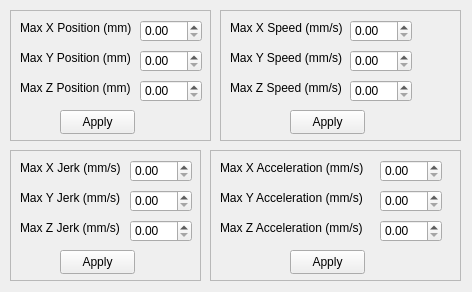
<?xml version="1.0" encoding="UTF-8"?>
<ui version="4.0">
 <class>Form</class>
 <widget class="QWidget" name="Form">
  <property name="geometry">
   <rect>
    <x>0</x>
    <y>0</y>
    <width>472</width>
    <height>292</height>
   </rect>
  </property>
  <property name="windowTitle">
   <string>Form</string>
  </property>
  <widget class="QFrame" name="frame">
   <property name="geometry">
    <rect>
     <x>10</x>
     <y>10</y>
     <width>201</width>
     <height>131</height>
    </rect>
   </property>
   <property name="frameShape">
    <enum>QFrame::StyledPanel</enum>
   </property>
   <property name="frameShadow">
    <enum>QFrame::Raised</enum>
   </property>
   <widget class="QDoubleSpinBox" name="maxZSpinbox">
    <property name="geometry">
     <rect>
      <x>130</x>
      <y>70</y>
      <width>62</width>
      <height>22</height>
     </rect>
    </property>
   </widget>
   <widget class="QLabel" name="label_3">
    <property name="geometry">
     <rect>
      <x>10</x>
      <y>70</y>
      <width>112</width>
      <height>16</height>
     </rect>
    </property>
    <property name="text">
     <string>Max Z Position (mm)</string>
    </property>
   </widget>
   <widget class="QDoubleSpinBox" name="maxYSpinbox">
    <property name="geometry">
     <rect>
      <x>130</x>
      <y>40</y>
      <width>62</width>
      <height>22</height>
     </rect>
    </property>
   </widget>
   <widget class="QLabel" name="label">
    <property name="geometry">
     <rect>
      <x>10</x>
      <y>10</y>
      <width>112</width>
      <height>16</height>
     </rect>
    </property>
    <property name="text">
     <string>Max X Position (mm)</string>
    </property>
   </widget>
   <widget class="QDoubleSpinBox" name="maxXSpinbox">
    <property name="geometry">
     <rect>
      <x>130</x>
      <y>10</y>
      <width>62</width>
      <height>22</height>
     </rect>
    </property>
   </widget>
   <widget class="QLabel" name="label_2">
    <property name="geometry">
     <rect>
      <x>10</x>
      <y>40</y>
      <width>112</width>
      <height>16</height>
     </rect>
    </property>
    <property name="text">
     <string>Max Y Position (mm)</string>
    </property>
   </widget>
   <widget class="QPushButton" name="applyPositionChangesButton">
    <property name="geometry">
     <rect>
      <x>50</x>
      <y>100</y>
      <width>75</width>
      <height>24</height>
     </rect>
    </property>
    <property name="text">
     <string>Apply</string>
    </property>
   </widget>
  </widget>
  <widget class="QFrame" name="frame_2">
   <property name="geometry">
    <rect>
     <x>220</x>
     <y>10</y>
     <width>241</width>
     <height>131</height>
    </rect>
   </property>
   <property name="frameShape">
    <enum>QFrame::StyledPanel</enum>
   </property>
   <property name="frameShadow">
    <enum>QFrame::Raised</enum>
   </property>
   <widget class="QDoubleSpinBox" name="maxZSpeedSpinbox">
    <property name="geometry">
     <rect>
      <x>130</x>
      <y>70</y>
      <width>62</width>
      <height>22</height>
     </rect>
    </property>
   </widget>
   <widget class="QLabel" name="label_5">
    <property name="geometry">
     <rect>
      <x>10</x>
      <y>40</y>
      <width>112</width>
      <height>16</height>
     </rect>
    </property>
    <property name="text">
     <string>Max Y Speed (mm/s)</string>
    </property>
   </widget>
   <widget class="QLabel" name="label_6">
    <property name="geometry">
     <rect>
      <x>10</x>
      <y>70</y>
      <width>112</width>
      <height>16</height>
     </rect>
    </property>
    <property name="text">
     <string>Max Z Speed (mm/s)</string>
    </property>
   </widget>
   <widget class="QDoubleSpinBox" name="maxXSpeedSpinbox">
    <property name="geometry">
     <rect>
      <x>130</x>
      <y>10</y>
      <width>62</width>
      <height>22</height>
     </rect>
    </property>
   </widget>
   <widget class="QDoubleSpinBox" name="maxYSpeedSpinbox">
    <property name="geometry">
     <rect>
      <x>130</x>
      <y>40</y>
      <width>62</width>
      <height>22</height>
     </rect>
    </property>
   </widget>
   <widget class="QLabel" name="label_4">
    <property name="geometry">
     <rect>
      <x>10</x>
      <y>10</y>
      <width>112</width>
      <height>16</height>
     </rect>
    </property>
    <property name="text">
     <string>Max X Speed (mm/s)</string>
    </property>
   </widget>
   <widget class="QPushButton" name="applySpeedChangesButton">
    <property name="geometry">
     <rect>
      <x>70</x>
      <y>100</y>
      <width>75</width>
      <height>24</height>
     </rect>
    </property>
    <property name="text">
     <string>Apply</string>
    </property>
   </widget>
  </widget>
  <widget class="QFrame" name="frame_3">
   <property name="geometry">
    <rect>
     <x>210</x>
     <y>150</y>
     <width>251</width>
     <height>131</height>
    </rect>
   </property>
   <property name="frameShape">
    <enum>QFrame::StyledPanel</enum>
   </property>
   <property name="frameShadow">
    <enum>QFrame::Raised</enum>
   </property>
   <widget class="QDoubleSpinBox" name="maxZAccelerationSpinbox">
    <property name="geometry">
     <rect>
      <x>170</x>
      <y>70</y>
      <width>62</width>
      <height>22</height>
     </rect>
    </property>
   </widget>
   <widget class="QLabel" name="label_7">
    <property name="geometry">
     <rect>
      <x>10</x>
      <y>40</y>
      <width>145</width>
      <height>16</height>
     </rect>
    </property>
    <property name="text">
     <string>Max Y Acceleration (mm/s)</string>
    </property>
   </widget>
   <widget class="QLabel" name="label_8">
    <property name="geometry">
     <rect>
      <x>10</x>
      <y>70</y>
      <width>145</width>
      <height>16</height>
     </rect>
    </property>
    <property name="text">
     <string>Max Z Acceleration (mm/s)</string>
    </property>
   </widget>
   <widget class="QDoubleSpinBox" name="maxXAccelerationSpinbox">
    <property name="geometry">
     <rect>
      <x>170</x>
      <y>10</y>
      <width>62</width>
      <height>22</height>
     </rect>
    </property>
   </widget>
   <widget class="QDoubleSpinBox" name="maxYAccelerationSpinbox">
    <property name="geometry">
     <rect>
      <x>170</x>
      <y>40</y>
      <width>62</width>
      <height>22</height>
     </rect>
    </property>
   </widget>
   <widget class="QLabel" name="label_9">
    <property name="geometry">
     <rect>
      <x>10</x>
      <y>10</y>
      <width>145</width>
      <height>16</height>
     </rect>
    </property>
    <property name="text">
     <string>Max X Acceleration (mm/s)</string>
    </property>
   </widget>
   <widget class="QPushButton" name="applyAccelerationChangesButton">
    <property name="geometry">
     <rect>
      <x>80</x>
      <y>100</y>
      <width>75</width>
      <height>24</height>
     </rect>
    </property>
    <property name="text">
     <string>Apply</string>
    </property>
   </widget>
  </widget>
  <widget class="QFrame" name="frame_4">
   <property name="geometry">
    <rect>
     <x>10</x>
     <y>150</y>
     <width>191</width>
     <height>131</height>
    </rect>
   </property>
   <property name="frameShape">
    <enum>QFrame::StyledPanel</enum>
   </property>
   <property name="frameShadow">
    <enum>QFrame::Raised</enum>
   </property>
   <widget class="QDoubleSpinBox" name="maxZJerkSpinbox">
    <property name="geometry">
     <rect>
      <x>120</x>
      <y>70</y>
      <width>62</width>
      <height>22</height>
     </rect>
    </property>
   </widget>
   <widget class="QLabel" name="label_16">
    <property name="geometry">
     <rect>
      <x>10</x>
      <y>40</y>
      <width>145</width>
      <height>16</height>
     </rect>
    </property>
    <property name="text">
     <string>Max Y Jerk (mm/s)</string>
    </property>
   </widget>
   <widget class="QLabel" name="label_17">
    <property name="geometry">
     <rect>
      <x>10</x>
      <y>70</y>
      <width>145</width>
      <height>16</height>
     </rect>
    </property>
    <property name="text">
     <string>Max Z Jerk (mm/s)</string>
    </property>
   </widget>
   <widget class="QDoubleSpinBox" name="doubleSpinBox_17">
    <property name="geometry">
     <rect>
      <x>120</x>
      <y>10</y>
      <width>62</width>
      <height>22</height>
     </rect>
    </property>
   </widget>
   <widget class="QDoubleSpinBox" name="maxYJerkSpinbox">
    <property name="geometry">
     <rect>
      <x>120</x>
      <y>40</y>
      <width>62</width>
      <height>22</height>
     </rect>
    </property>
   </widget>
   <widget class="QLabel" name="maxXJerkSpinbox">
    <property name="geometry">
     <rect>
      <x>10</x>
      <y>10</y>
      <width>145</width>
      <height>16</height>
     </rect>
    </property>
    <property name="text">
     <string>Max X Jerk (mm/s)</string>
    </property>
   </widget>
   <widget class="QPushButton" name="applyJerkChangesButton">
    <property name="geometry">
     <rect>
      <x>50</x>
      <y>100</y>
      <width>75</width>
      <height>24</height>
     </rect>
    </property>
    <property name="text">
     <string>Apply</string>
    </property>
   </widget>
  </widget>
 </widget>
 <resources/>
 <connections/>
</ui>
